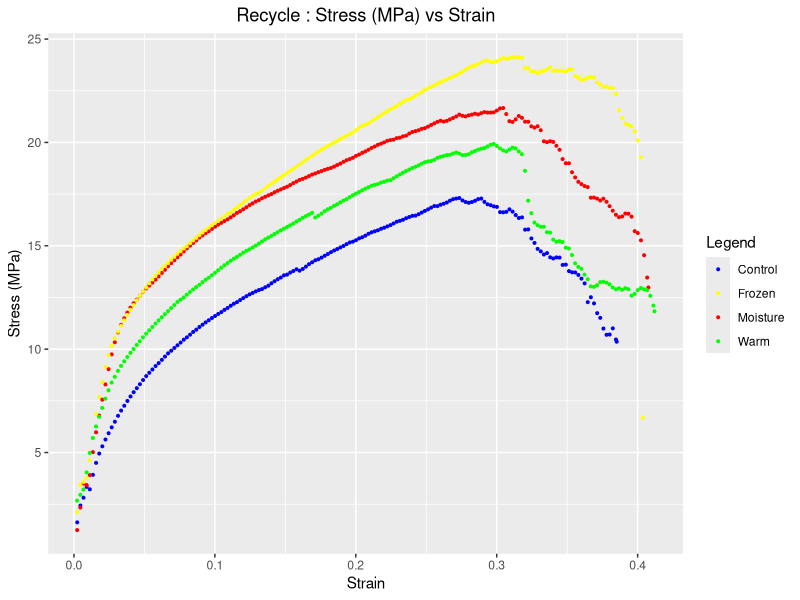
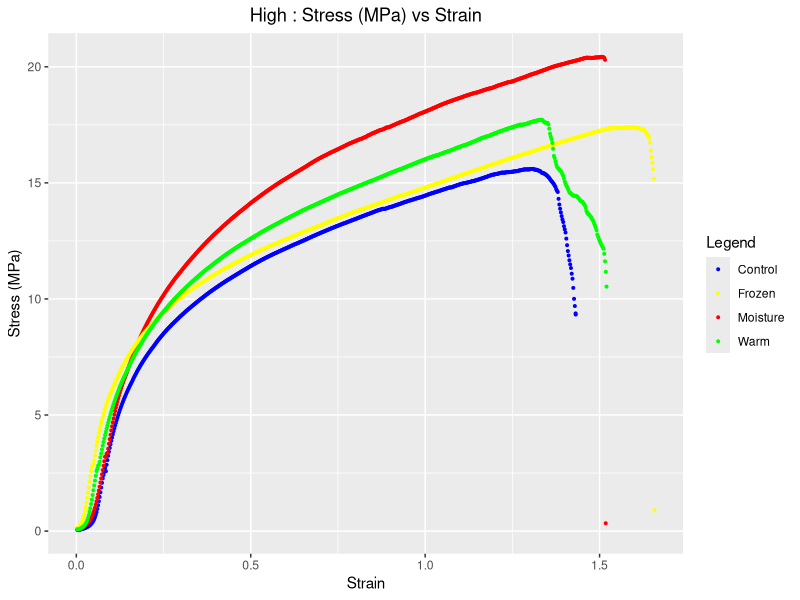
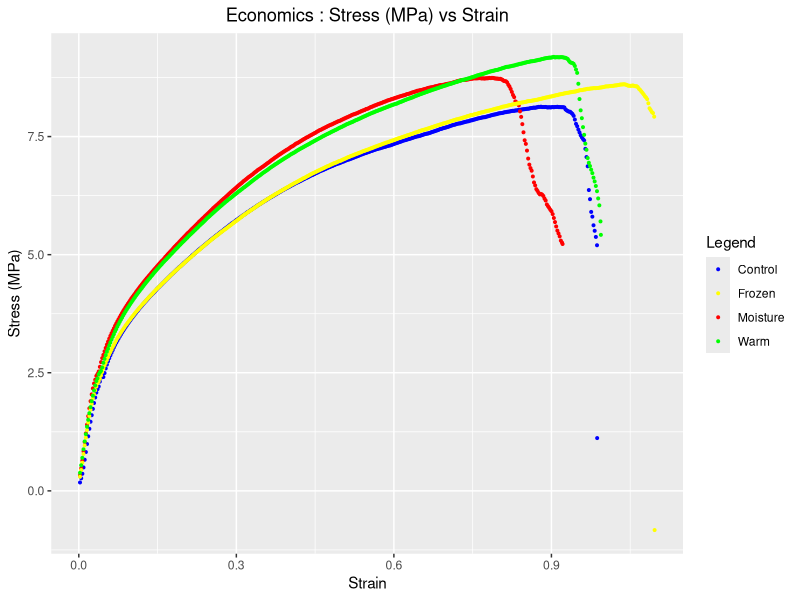
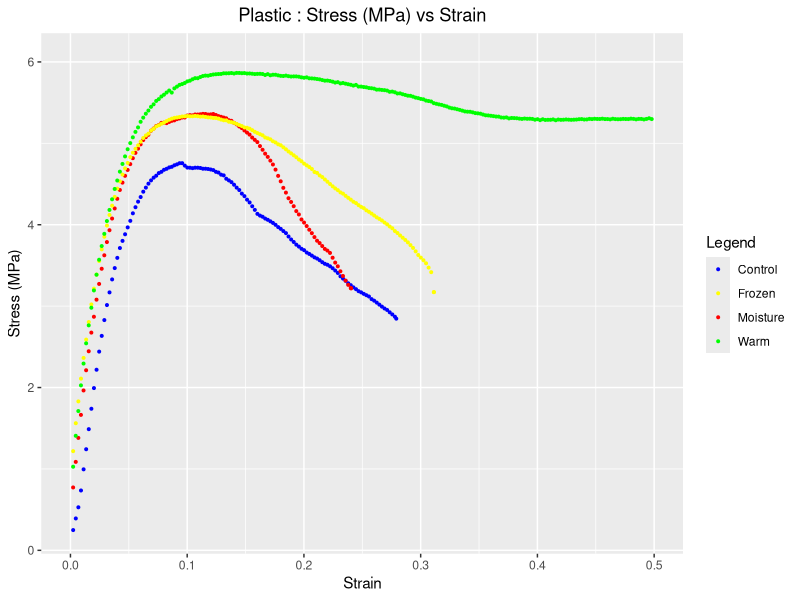

The R script that drew these images, in order:
#Necessary packages
library(tidyverse)
library(ggpubr) #For plotting

#set working directory
setwd("C:/Users/tao_1/OneDrive/Documents/Fall2021/ABE305/Data_csv")

colors <- c("Control" = "blue", "Moisture" = "red", "Frozen" = "yellow", "Warm" = "green")

#read data

#Recycle 
rec_c <- read.csv("269.csv", skip = 7)
rec_m <- read.csv("285.csv", skip = 7)
rec_f <- read.csv("297.csv", skip = 7)
rec_w <- read.csv("310.csv", skip = 7)

rec_c$mm <- rec_c$mm / 75
rec_c$N <- rec_c$N / (0.1 * 43.95) 
rec_m$mm <- rec_m$mm / 75
rec_m$N <- rec_m$N / (0.1 * 43.95) 
rec_f$mm <- rec_f$mm / 75
rec_f$N <- rec_f$N / (0.1 * 43.95) 
rec_w$mm <- rec_w$mm / 75
rec_w$N <- rec_w$N / (0.1 * 43.95)

#find the maximum load N and corresponding extention
max_load = rec_w$N[which.max(rec_w$N)]
extension = rec_w$mm[which.max(rec_w$N)]


#High 
high_c <- read.csv("267.csv", skip = 7)
high_m <- read.csv("287.csv", skip = 7)
high_f <- read.csv("301.csv", skip = 7)
high_w <- read.csv("312.csv", skip = 7)

high_c$mm <- high_c$mm / 75
high_c$N <- high_c$N / (0.13 * 38.92)
high_m$mm <- high_m$mm / 75
high_m$N <- high_m$N / (0.13 * 38.92)
high_f$mm <- high_f$mm / 75
high_f$N <- high_f$N / (0.13 * 38.92)
high_w$mm <- high_w$mm / 75
high_w$N <- high_w$N / (0.13 * 38.92)

#find the maximum load N and corresponding extention
max_load = high_w$N[which.max(high_w$N)]
extension = high_w$mm[which.max(high_w$N)]


#Econ 
econ_c <- read.csv("277.csv", skip = 7)
econ_m <- read.csv("292.csv", skip = 7)
econ_f <- read.csv("306.csv", skip = 7)
econ_w <- read.csv("315.csv", skip = 7)

econ_c$mm <- econ_c$mm / 75
econ_c$N <- econ_c$N / (0.13 * 42.37)
econ_m$mm <- econ_m$mm / 75
econ_m$N <- econ_m$N / (0.13 * 42.37)
econ_f$mm <- econ_f$mm / 75
econ_f$N <- econ_f$N / (0.13 * 42.37)
econ_w$mm <- econ_w$mm / 75
econ_w$N <- econ_w$N / (0.13 * 42.37)

#find the maximum load N and corresponding extention
max_load = econ_w$N[which.max(econ_w$N)]
extension = econ_w$mm[which.max(econ_w$N)]

#Plastic
pla_c <- read.csv("278.csv", skip = 7)
pla_m <- read.csv("294.csv", skip = 7)
pla_f <- read.csv("303.csv", skip = 7)
pla_w <- read.csv("317.csv", skip = 7)

pla_c$mm <- pla_c$mm / 75
pla_c$N <- pla_c$N / (0.05 * 42.33)
pla_m$mm <- pla_m$mm / 75
pla_m$N <- pla_m$N / (0.05 * 42.33)
pla_f$mm <- pla_f$mm / 75
pla_f$N <- pla_f$N / (0.05 * 42.33)
pla_w$mm <- pla_w$mm / 75
pla_w$N <- pla_w$N / (0.05 * 42.33)

#find the maximum load N and corresponding extention
max_load = pla_w$N[which.max(pla_w$N)]
extension = pla_w$mm[which.max(pla_w$N)]

#plot data
ggplot() +
  geom_point(data = rec_c, aes(x = mm, y = N, color = "Control"), size = 0.7) +
  geom_point(data = rec_m, aes(x = mm, y = N, color = "Moisture"), size = 0.7) +
  geom_point(data = rec_f, aes(x = mm, y = N, color = "Frozen"), size = 0.7) +
  geom_point(data = rec_w, aes(x = mm, y = N, color = "Warm"), size = 0.7) +
  labs(x = "Strain",
       y = "Stress (MPa)",
       color = "Legend") +
  scale_color_manual(values = colors) +
  ggtitle("Recycle : Stress (MPa) vs Strain") +
  theme(plot.title = element_text(hjust = 0.5)) 


ggplot() +
  geom_point(data = high_c, aes(x = mm, y = N, color = "Control"), size = 0.7) +
  geom_point(data = high_m, aes(x = mm, y = N, color = "Moisture"), size = 0.7) +
  geom_point(data = high_f, aes(x = mm, y = N, color = "Frozen"), size = 0.7) +
  geom_point(data = high_w, aes(x = mm, y = N, color = "Warm"), size = 0.7) +
  labs(x = "Strain",
       y = "Stress (MPa)",
       color = "Legend") +
  scale_color_manual(values = colors) +
  ggtitle("High : Stress (MPa) vs Strain") +
  theme(plot.title = element_text(hjust = 0.5)) 


ggplot() +
  geom_point(data = econ_c, aes(x = mm, y = N, color = "Control"), size = 0.7) +
  geom_point(data = econ_m, aes(x = mm, y = N, color = "Moisture"), size = 0.7) +
  geom_point(data = econ_f, aes(x = mm, y = N, color = "Frozen"), size = 0.7) +
  geom_point(data = econ_w, aes(x = mm, y = N, color = "Warm"), size = 0.7) +
  labs(x = "Strain",
       y = "Stress (MPa)",
       color = "Legend") +
  scale_color_manual(values = colors) +
  ggtitle("Economics : Stress (MPa) vs Strain") +
  theme(plot.title = element_text(hjust = 0.5)) 

ggplot() +
  geom_point(data = pla_c, aes(x = mm, y = N, color = "Control"), size = 0.7) +
  geom_point(data = pla_m, aes(x = mm, y = N, color = "Moisture"), size = 0.7) +
  geom_point(data = pla_f, aes(x = mm, y = N, color = "Frozen"), size = 0.7) +
  geom_point(data = pla_w, aes(x = mm, y = N, color = "Warm"), size = 0.7) +
  xlim(0,0.5) +
  labs(x = "Strain",
       y = "Stress (MPa)",
       color = "Legend") +
  scale_color_manual(values = colors) +
  ggtitle("Plastic : Stress (MPa) vs Strain") +
  theme(plot.title = element_text(hjust = 0.5)) 
